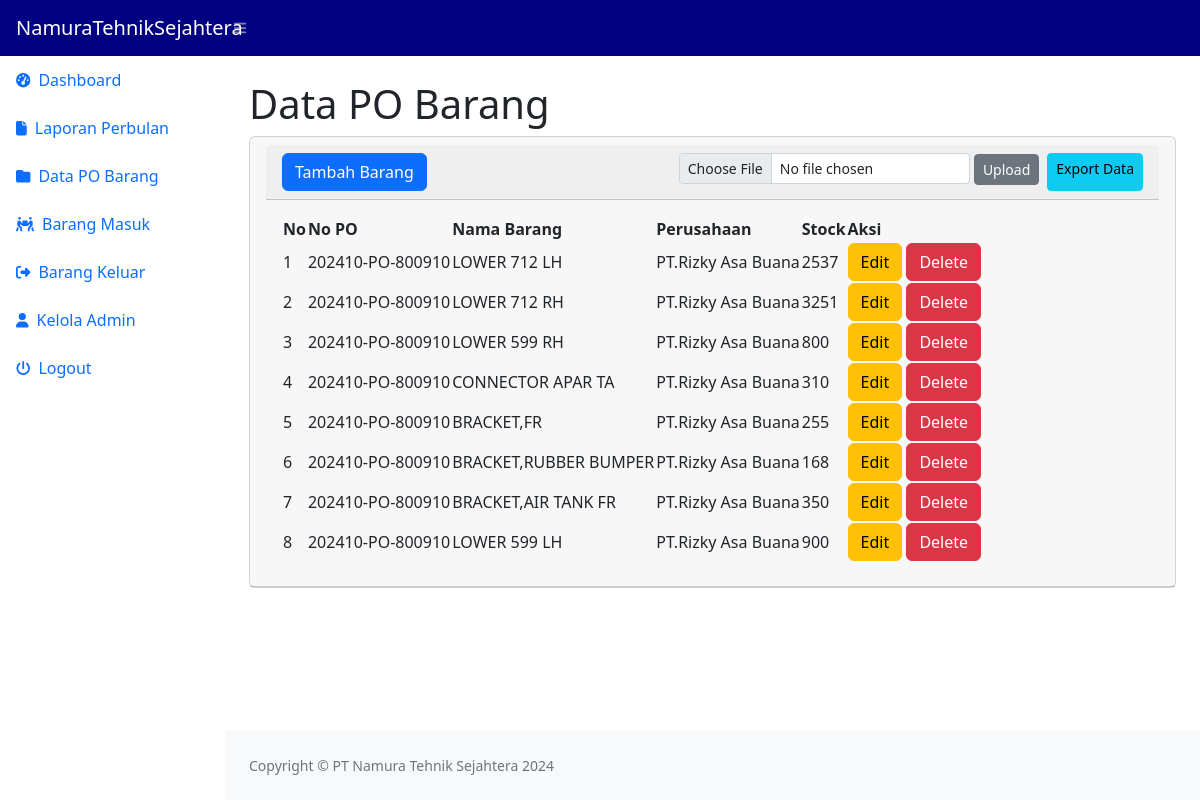
Page / (signed in) on the committed database.
### tables this page shows
CREATE TABLE `stock` (
  `id_barang` int(11) NOT NULL,
  `no_po` varchar(25) NOT NULL,
  `namabarang` varchar(25) NOT NULL,
  `nama_perusahaan` varchar(25) NOT NULL,
  `stok` int(11) NOT NULL
);

### index.php (the view, shortened to what this page needs)
<!DOCTYPE html>
<div lang="en">
    <head>
        <link href="https://cdn.jsdelivr.net/npm/simple-datatables@7.1.2/dist/style.min.css" rel="stylesheet" />
        <link href="css/styles.css" rel="stylesheet" />
    </head>
    <body class="sb-nav-fixed">
    <nav class="sb-topnav navbar navbar-expand navbar-dark" style="background-color: navy;">
        <a class="navbar-brand ps-3" href="index.php">NamuraTehnikSejahtera</a>
        <button class="btn btn-link btn-sm order-1 order-lg-0 me-4 me-lg-0" id="sidebarToggle" href="#!">
            <i class="fas fa-bars"></i>
        </button>
    </nav>
    <div id="layoutSidenav">
        <div id="layoutSidenav_nav">
            <nav class="sb-sidenav accordion sb-sidenav-ligth" id="sidenavAccordion">
                <div class="sb-sidenav-menu">
                    <div class="nav">
                        <a class="nav-link" href="dashboard.php">
                            <div class="sb-nav-link-icon"><i class="fas fa-tachometer-alt"></i></div>
                            Dashboard
                        </a>
                        <a class="nav-link" href="Perbulan.php">
                            <div class="sb-nav-link-icon"><i class="fa-solid fa-file"></i></div>
                            Laporan Perbulan
                        </a>
                        <a class="nav-link" href="index.php">
                            <div class="sb-nav-link-icon"><i class="fa-solid fa-folder"></i></div>
                            Data PO Barang
                        </a>
                        <a class="nav-link" href="masuk.php">
                            <div class="sb-nav-link-icon"><i class="fa-solid fa-people-carry-box"></i></div>
                            Barang Masuk
                        </a>
                        <a class="nav-link" href="keluar.php">
                            <div class="sb-nav-link-icon"><i class="fa-solid fa-right-from-bracket"></i></div>
                            Barang Keluar
                        </a>
                        <a class="nav-link" href="admin.php">
                            <div class="sb-nav-link-icon"><i class="fa-solid fa-user"></i></div>
                            Kelola Admin
                        </a>
                        <a class="nav-link" href="logout.php">
                        <div class="sb-nav-link-icon"><i class="fa-solid fa-power-off"></i></div>
                            Logout
                        </a>
                    </div>
                </div>
            </nav>
        </div>
            <div id="layoutSidenav_content">
                <main>
                    <div class="container-fluid px-4">
                        <h1 class="mt-4">Data PO Barang </h1>
                        <div class="card mb-4">
                            <div class="card-header">
                         <div class="card-header d-flex justify-content-between">
         <div>
        <button type="button" class="btn btn-primary" data-bs-toggle="modal" data-bs-target="#myModal">
            Tambah Barang
        </button>
    </div>
     <div class="d-flex">
        <form action="" method="POST" enctype="multipart/form-data" class="me-2">
            <input type="file" name="NamaFile" class="form-control form-control-sm" style="display: inline-block; width: auto;">
            <input type="submit" name="proses" value="Upload" class="btn btn-secondary btn-sm">
        </form>
        <?php
  $conn = mysqli_connect("localhost", "root", "", "controlpo");
 ?>
        <a href="export.php" class="btn btn-info btn-sm">Export Data</a>
    </div>
</div>
                            <div class="card-body">
                                <table id="datatablesSimple">
                                    <thead>
                                        <tr>
                                            <th>No</th>
                                            <th>No PO</th>
                                            <th>Nama Barang</th>
                                            <th>Perusahaan</th>
                                            <th>Stock</th>
                                            <th>Aksi</th>
                                        </tr>
                                    </thead>
                                    <tbody>
                  <?php
              $ambilsemuadatanya = mysqli_query($conn,"select * from stock");
              $i = 1;
                 while($data=mysqli_fetch_array($ambilsemuadatanya)){
                $no_po = $data['no_po'];
                $namabarang = $data['namabarang'];
               $nama_perusahaan = $data['nama_perusahaan'];
               $stok = $data['stok'];
               $idb = $data['id_barang'];
              ?>
            <tr>
                <td><?=$i++;?></td>
                <td><?=$no_po;?></td>
                <td><?=$namabarang;?></td>
                <td><?=$nama_perusahaan;?></td>
                <td><?=$stok;?></td>
                <td>
                     <button type="button" class="btn btn-warning" data-bs-toggle="modal" data-bs-target="#Edit<?=$idb;?>">
                     Edit
                     </button>
                     <button type="button" class="btn btn-danger" data-bs-toggle="modal" data-bs-target="#Delete<?=$idb;?>">
                      Delete
                </td>
           </tr>
               <?php
               };
             ?>
                         </tbody>
                                </table>
                            </div>
                        </div>
                    </div>
                </main>
                <footer class="py-4 bg-light mt-auto">
                    <div class="container-fluid px-4">
                        <div class="d-flex align-items-center justify-content-between small">
                            <div class="text-muted">Copyright &copy; PT Namura Tehnik Sejahtera 2024</div>
                        </div>
                    </div>
                </footer>
            </div>
        </div>
    </body>
</html>

### rows in the picture
stock: no_po "202410-PO-800910", namabarang "LOWER 712 LH", nama_perusahaan "PT.Rizky Asa Buana", stok "2537"
stock: no_po "202410-PO-800910", namabarang "LOWER 712 RH", nama_perusahaan "PT.Rizky Asa Buana", stok "3251"
stock: no_po "202410-PO-800910", namabarang "LOWER 599 RH", nama_perusahaan "PT.Rizky Asa Buana", stok "800"
stock: no_po "202410-PO-800910", namabarang "CONNECTOR APAR TA", nama_perusahaan "PT.Rizky Asa Buana", stok "310"
stock: no_po "202410-PO-800910", namabarang "BRACKET,FR", nama_perusahaan "PT.Rizky Asa Buana", stok "255"
stock: no_po "202410-PO-800910", namabarang "BRACKET,RUBBER BUMPER", nama_perusahaan "PT.Rizky Asa Buana", stok "168"
stock: no_po "202410-PO-800910", namabarang "BRACKET,AIR TANK FR", nama_perusahaan "PT.Rizky Asa Buana", stok "350"
stock: no_po "202410-PO-800910", namabarang "LOWER 599 LH", nama_perusahaan "PT.Rizky Asa Buana", stok "900"
